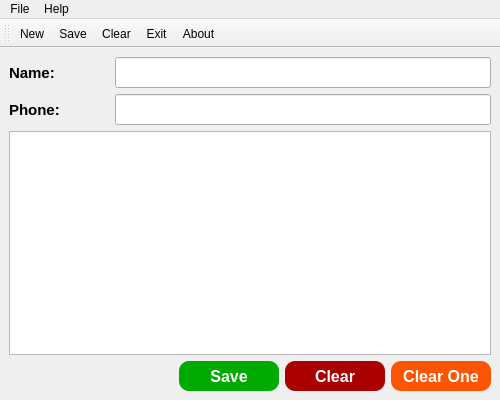
<?xml version="1.0" encoding="UTF-8"?>
<ui version="4.0">
 <class>MainWindow</class>
 <widget class="QMainWindow" name="MainWindow">
  <property name="geometry">
   <rect>
    <x>0</x>
    <y>0</y>
    <width>500</width>
    <height>400</height>
   </rect>
  </property>
  <property name="windowTitle">
   <string>ContactsList</string>
  </property>
  <widget class="QWidget" name="centralwidget">
   <layout class="QHBoxLayout" name="horizontalLayout_4">
    <item>
     <layout class="QVBoxLayout" name="verticalLayout">
      <item>
       <layout class="QHBoxLayout" name="horizontalLayout">
        <item>
         <widget class="QLabel" name="nameLabel">
          <property name="minimumSize">
           <size>
            <width>100</width>
            <height>0</height>
           </size>
          </property>
          <property name="font">
           <font>
            <pointsize>11</pointsize>
            <bold>true</bold>
           </font>
          </property>
          <property name="text">
           <string>Name: </string>
          </property>
         </widget>
        </item>
        <item>
         <widget class="QLineEdit" name="lineEditName">
          <property name="font">
           <font>
            <pointsize>14</pointsize>
           </font>
          </property>
         </widget>
        </item>
       </layout>
      </item>
      <item>
       <layout class="QHBoxLayout" name="horizontalLayout_2">
        <item>
         <widget class="QLabel" name="phoneLabel">
          <property name="minimumSize">
           <size>
            <width>100</width>
            <height>0</height>
           </size>
          </property>
          <property name="font">
           <font>
            <pointsize>11</pointsize>
            <bold>true</bold>
           </font>
          </property>
          <property name="text">
           <string>Phone: </string>
          </property>
         </widget>
        </item>
        <item>
         <widget class="QLineEdit" name="lineEditPhone">
          <property name="font">
           <font>
            <pointsize>14</pointsize>
           </font>
          </property>
         </widget>
        </item>
       </layout>
      </item>
      <item>
       <widget class="QTableView" name="tableView">
        <property name="font">
         <font>
          <pointsize>11</pointsize>
         </font>
        </property>
       </widget>
      </item>
      <item>
       <layout class="QHBoxLayout" name="horizontalLayout_3">
        <item>
         <spacer name="horizontalSpacer">
          <property name="orientation">
           <enum>Qt::Horizontal</enum>
          </property>
          <property name="sizeHint" stdset="0">
           <size>
            <width>268</width>
            <height>20</height>
           </size>
          </property>
         </spacer>
        </item>
        <item>
         <widget class="QPushButton" name="pushButton">
          <property name="font">
           <font>
            <pointsize>12</pointsize>
            <bold>true</bold>
           </font>
          </property>
          <property name="cursor">
           <cursorShape>PointingHandCursor</cursorShape>
          </property>
          <property name="styleSheet">
           <string notr="true">background-color: rgb(0, 170, 0);
color: white;
border-radius: 10px;
width: 100px;
height: 30px;</string>
          </property>
          <property name="text">
           <string>Save</string>
          </property>
         </widget>
        </item>
        <item>
         <widget class="QPushButton" name="pushButton_2">
          <property name="font">
           <font>
            <pointsize>12</pointsize>
            <bold>true</bold>
           </font>
          </property>
          <property name="cursor">
           <cursorShape>PointingHandCursor</cursorShape>
          </property>
          <property name="styleSheet">
           <string notr="true">background-color:rgb(170, 0, 0);
color: white;
border-radius: 10px;
width: 100px;
height: 30px;</string>
          </property>
          <property name="text">
           <string>Clear</string>
          </property>
         </widget>
        </item>
        <item>
         <widget class="QPushButton" name="pushButton_3">
          <property name="font">
           <font>
            <pointsize>12</pointsize>
            <bold>true</bold>
           </font>
          </property>
          <property name="cursor">
           <cursorShape>PointingHandCursor</cursorShape>
          </property>
          <property name="styleSheet">
           <string notr="true">background-color: rgb(255, 85, 0);
color: white;
border-radius: 10px;
width: 100px;
height: 30px;</string>
          </property>
          <property name="text">
           <string>Clear One</string>
          </property>
         </widget>
        </item>
       </layout>
      </item>
     </layout>
    </item>
   </layout>
  </widget>
  <widget class="QMenuBar" name="menubar">
   <property name="geometry">
    <rect>
     <x>0</x>
     <y>0</y>
     <width>500</width>
     <height>17</height>
    </rect>
   </property>
   <widget class="QMenu" name="menuFile">
    <property name="title">
     <string>File</string>
    </property>
    <addaction name="actionNew_file"/>
    <addaction name="actionSave"/>
    <addaction name="actionClear"/>
    <addaction name="separator"/>
    <addaction name="actionExit"/>
   </widget>
   <widget class="QMenu" name="menuHelp">
    <property name="title">
     <string>Help</string>
    </property>
    <addaction name="actionAbout_App"/>
   </widget>
   <addaction name="menuFile"/>
   <addaction name="menuHelp"/>
  </widget>
  <widget class="QToolBar" name="toolBar">
   <property name="windowTitle">
    <string>toolBar</string>
   </property>
   <attribute name="toolBarArea">
    <enum>TopToolBarArea</enum>
   </attribute>
   <attribute name="toolBarBreak">
    <bool>false</bool>
   </attribute>
   <addaction name="actionNew_file"/>
   <addaction name="actionSave"/>
   <addaction name="actionClear"/>
   <addaction name="actionExit"/>
   <addaction name="actionAbout_App"/>
  </widget>
  <action name="actionNew_file">
   <property name="icon">
    <iconset resource="res.qrc">
     <normaloff>:/images/add-document (1).png</normaloff>:/images/add-document (1).png</iconset>
   </property>
   <property name="text">
    <string>New</string>
   </property>
   <property name="shortcut">
    <string>Ctrl+N</string>
   </property>
  </action>
  <action name="actionSave">
   <property name="icon">
    <iconset resource="res.qrc">
     <normaloff>:/images/diskette.png</normaloff>:/images/diskette.png</iconset>
   </property>
   <property name="text">
    <string>Save</string>
   </property>
   <property name="shortcut">
    <string>Ctrl+S</string>
   </property>
  </action>
  <action name="actionClear">
   <property name="icon">
    <iconset resource="res.qrc">
     <normaloff>:/images/cleaning.png</normaloff>:/images/cleaning.png</iconset>
   </property>
   <property name="text">
    <string>Clear</string>
   </property>
   <property name="shortcut">
    <string>Ctrl+X</string>
   </property>
  </action>
  <action name="actionExit">
   <property name="icon">
    <iconset resource="res.qrc">
     <normaloff>:/images/exit.png</normaloff>:/images/exit.png</iconset>
   </property>
   <property name="text">
    <string>Exit</string>
   </property>
   <property name="shortcut">
    <string>Ctrl+Q</string>
   </property>
  </action>
  <action name="actionAbout_App">
   <property name="icon">
    <iconset resource="res.qrc">
     <normaloff>:/images/information.png</normaloff>:/images/information.png</iconset>
   </property>
   <property name="text">
    <string>About</string>
   </property>
   <property name="shortcut">
    <string>Ctrl+I</string>
   </property>
  </action>
 </widget>
 <resources>
  <include location="res.qrc"/>
 </resources>
 <connections/>
</ui>
